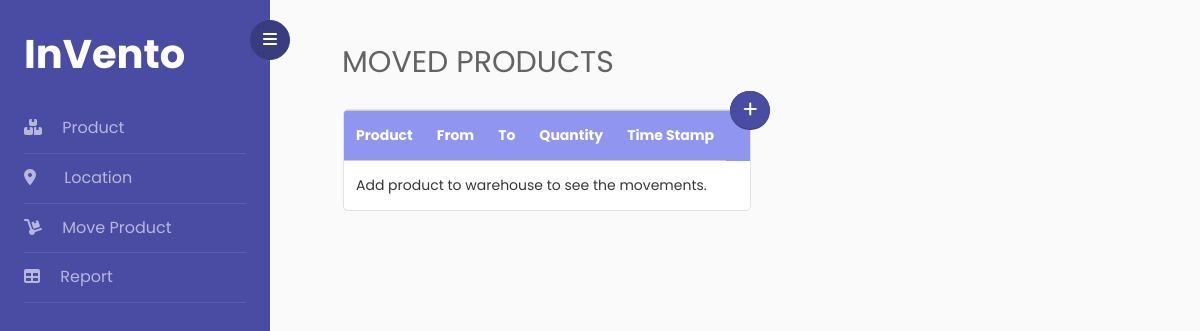
/product_movement, run on an earlier commit of the app's database.
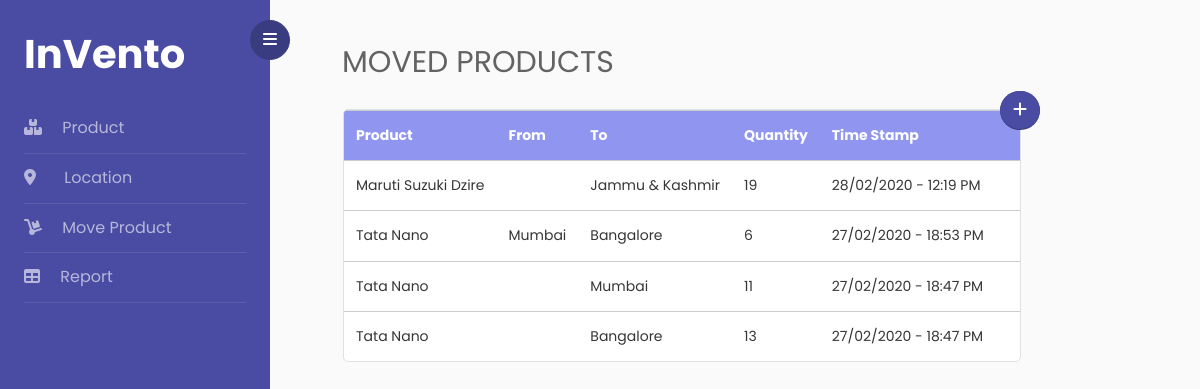
And on a later commit of the database.
### inventory/models.py (models this page shows, shortened)
class Product(db.Model):
    product_id = db.Column(db.Integer, primary_key=True)
    product_name = db.Column(db.String(20), unique=True, nullable=False)

class ProductMovement(db.Model):
    movement_id = db.Column(db.Integer, primary_key=True)
    timestamp = db.Column(db.DateTime, nullable=False, default=datetime.now)
    from_location = db.Column(db.String(20), db.ForeignKey('location.location_id'))
    to_location = db.Column(db.String(20), db.ForeignKey('location.location_id'))
    product_id = db.Column(db.Integer, db.ForeignKey('product.product_id'), nullable=False)
    qty = db.Column(db.Integer, nullable=False)

### inventory/main/routes.py (the view)
@main.route("/product_movement")
def product_movement():
    product_movements = ProductMovement.query.order_by(ProductMovement.timestamp.desc()).all()
    products = Product.query
    return render_template('product_movement.html', title='Moved Product',product_movements=product_movements, products=products)

### inventory/templates/product_movement.html (shortened to what this page needs)
{% extends "layout.html" %}
{% block content %}
    {% if title=='Moved Product' %}
        <div class="container px-5 py-3">
            <div>
                <h2 class="mb-4 phead">{{ title }}s</h2>
            </div>
            <div class="row">
                <div class="ml-3">
                    <table class="table table-hover table-responsive table-bordered">
                        <thead class="thead-light">
                            <tr>
                                <th>Product</th>
                                <th>From</th>
                                <th>To</th>
                                <th>Quantity</th>
                                <th>Time Stamp</th>
                                <th></th>
                            </tr>
                        </thead>
                        <tbody>
                            {% if not product_movements%}
                                <tr>
                                    <td colspan="5">Add product to warehouse to see the movements.</td>
                                </tr>
                            {% else %}
                                {% for product_movement in product_movements %}
                                    <tr class="l">
                                        <td>{{ products.get(product_movement.product_id).product_name }}</td>
                                        <td>{{ product_movement.from_location }}</td>
                                        <td>{{ product_movement.to_location }}</td>
                                        <td>{{ product_movement.qty }}</td>
                                        <td>{{ product_movement.timestamp.strftime('%d/%m/%Y - %H:%M %p') }}</td>
                                        <td class="td">
                                        </td>
                                    </tr>
                                {% endfor %}
                            {% endif %}
                        </tbody>
                    </table>
                </div>
                <div class="add">
                    <button type="button" id="sidebarCollapse" class="add-button btn btn-primary">
                        <a href="{{ url_for('product_movements.new_product_movement') }}"><i class="fas fa-plus"></i></a>
                    </button><a class="add-text" href="{{ url_for('product_movements.new_product_movement') }}"><i>Move Product</i></a>
                </div>
            </div>
        </div>
    {% endif %}
{% endblock content %}

### inventory/templates/layout.html (shortened to what this page needs)
<!doctype html>
<html lang="en">
<head>
	<link rel="stylesheet" type="text/css" href="{{ url_for('static', filename='style.css') }}">
	<link rel="stylesheet" type="text/css" href="{{ url_for('static', filename='main.css') }}">
</head>
<body>
	<div class="wrapper d-flex align-items-stretch">
		<nav id="sidebar">
			<div class="custom-menu">
				<button type="button" id="sidebarCollapse" class="btn btn-primary ">
					<i class="fa fa-bars"></i>
				</button>
			</div>
			<div class="p-4">
				<h1><a href="/" class="logo">InVento</a></h1>
				<ul class="list-unstyled components mb-5">
					<li>
                        <a class="nav-item nav-link" href="{{ url_for('main.product') }}"><i class="fas fa-boxes mr-3"></i> Product</a>
					</li>
					<li>
						<a class="nav-item nav-link" href="{{ url_for('main.location') }}"><i class="fas fa-map-marker-alt mr-4"></i> Location</a>
					</li>
					<li>
						<a class="nav-item nav-link" href="{{ url_for('main.product_movement') }}"><i class="fas fa-dolly mr-3"></i> Move Product</a>
					</li>
					<li>
						<a class="nav-item nav-link" href="{{ url_for('main.report') }}"><i class="fas fa-table mr-3"></i> Report</a>
					</li>
				</ul>
			</div>
		</nav>
		<div id="content">
			<div  class="p-4 px-md-4">
				{% block content %}{% endblock %}
			</div>
		</div>
	</div>
</body>
</html>

### inventory/static/main.css (style rules this page uses)
.phead { font-size: 30px; color: rgb(100, 99, 99); text-transform: uppercase; }
.table { background-color: #fff; border-radius: 5px; color: rgb(54, 54, 54); }
.table .thead-light th { background-color:rgb(144, 150, 240); color: #fff; }
.table-bordered td { border: none !important; border-top: solid 1px #ccc !important; }
.table-bordered th { border: none !important; border-top: solid 1px #ccc !important; }
.add-button { border-radius: 50% !important; }
.add { overflow: hidden; background: #393c7f !important; list-style: none; white-space:nowrap; margin-right: 10px; border-radius: 25px; display: inline-block; height: 2.42rem; position: relative; margin-left: -1.3rem; margin-top: -1.1rem; z-index: 1; }
.add a i { color: #fff; }

What changed in the data, as far as the page shows it:
added ProductMovement: to_location "Jammu & Kashmir", qty "19", timestamp "28/02/2020 - 12:19 PM"
added Product: get "Maruti Suzuki Dzire"
added ProductMovement: from_location "Mumbai", to_location "Bangalore", qty "6", timestamp "27/02/2020 - 18:53 PM"
added Product: get "Tata Nano"
added ProductMovement: to_location "Mumbai", qty "11", timestamp "27/02/2020 - 18:47 PM"
added ProductMovement: to_location "Bangalore", qty "13", timestamp "27/02/2020 - 18:47 PM"
Also different on the page:
text no longer shown: "Add product to warehouse to see the movements."
